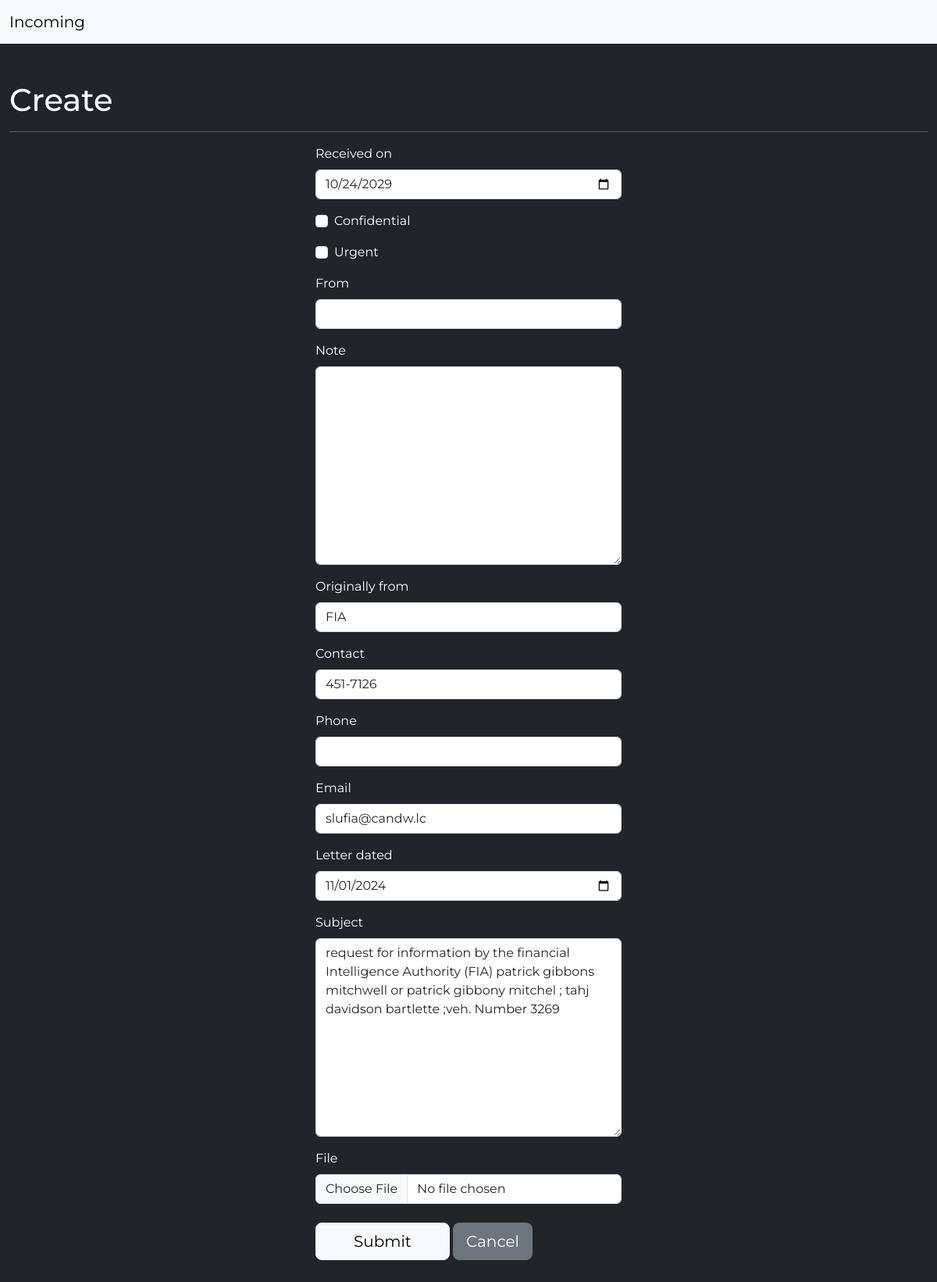
Page /update/llfukxv0xw/ on the committed database.
### incomings/models.py (models this page shows, shortened)
class Incoming(models.Model):
    ref = models.CharField(
        max_length=10, unique=True, default=get_random_string(length=10)
    )
    slug = models.SlugField(max_length=10, unique=True, blank=True, null=True)
    created_at = models.DateTimeField(auto_now_add=True)
    received_on = models.DateField(blank=True, null=True)
    conf = models.BooleanField('confidential',default=False)
    urgent = models.BooleanField(default=False)
    received_from = models.CharField("from", max_length=100, blank=True, null=True)
    note = models.TextField(blank=True, null=True)
    originally_from = models.CharField(max_length=100, blank=True, null=True)
    contact = models.CharField(max_length=100, blank=True, null=True)
    phone = models.CharField(max_length=100, blank=True, null=True)
    email = models.EmailField(blank=True, null=True)
    letter_dated = models.DateField(blank=True, null=True,  default=timezone.now)
    subject = models.TextField(blank=True, null=True)
    file = models.FileField(upload_to="incoming_files/", blank=True, null=True)
    class Meta:
        ordering = ["-received_on"]

### incomings/views.py (the view)
# urls.py: path("update/<slug:slug>/", views.IncomingUpdateView.as_view(), name="update"),
class IncomingUpdateView(UpdateView):
    model = models.Incoming
    form_class = forms.IncomingForm

### incomings/forms.py
class IncomingForm(forms.ModelForm):
    class Meta:
        model = models.Incoming
        fields = "__all__"
        exclude = ["slug", "ref"]
        widgets = {
            "received_on": forms.DateInput(attrs={"type": "date"}),
            "letter_dated": forms.DateInput(attrs={"type": "date"}),
        }

### templates/incomings/incoming_form.html (shortened to what this page needs)
{% extends 'base.html' %}
{% load crispy_forms_tags %}
{% block content %}
<h1>Create</h1>
<hr>
<form class="col-lg-4 mx-auto"
    action=""
    method="post"
    enctype="multipart/form-data">
    {{ form|crispy }}
    <div class="gap-2 pt-2">
        <button class="btn btn-lg btn-light px-5"
            type="submit">Submit</button>
        <a class="btn btn-lg btn-secondary"
            href="">Cancel</a>
    </div>
</form>
{% endblock content %}

### templates/base.html (style rules this page uses)
html, body { font-family: "Montserrat", serif; font-optical-sizing: auto; font-style: normal; }

### rows in the picture
Incoming: received_on "10/24/2029", originally_from "FIA", contact "451-7126", email "slufia@candw.lc", letter_dated "11/01/2024", subject "request for information by the financial Intelligence Authority (FIA) patrick gibbons mitchwell or patrick gibbony mitchel ; tahj davidson bartlette ;veh. Number 3269"
